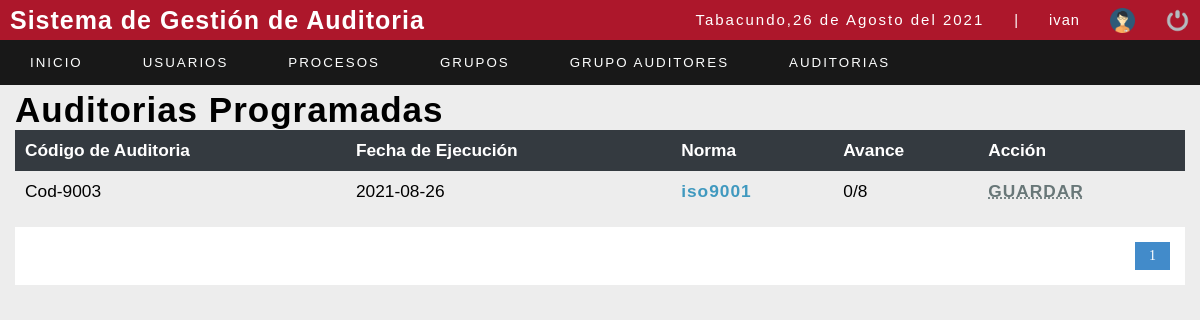
Page /sistema/lista_auditorvistapro.php (signed in) on the earlier database version.
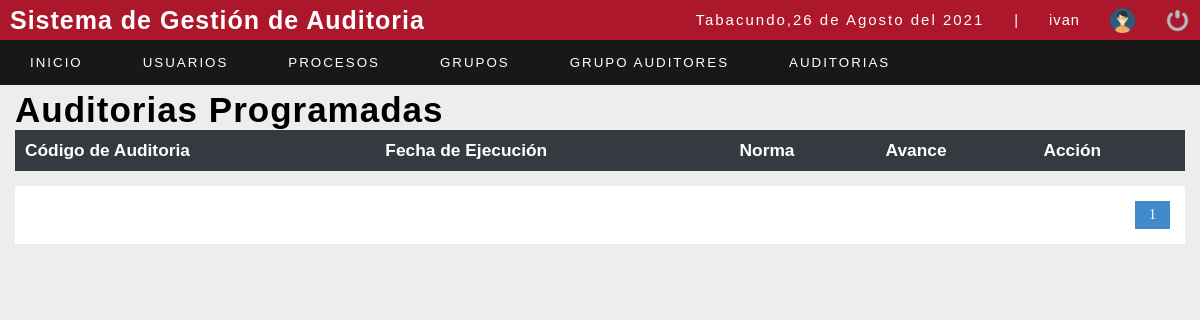
Same page on the later database version.
### tables this page shows
CREATE TABLE `detalleauditoria` (
  `iddetalleauditoria` int(11) NOT NULL,
  `codigoauditoria` varchar(80) NOT NULL,
  `idperiodo` int(11) NOT NULL,
  `fechaejecucion` date NOT NULL,
  `idgrupo` int(11) NOT NULL,
  `fechacreacion` date NOT NULL DEFAULT current_timestamp(),
  `estado` int(11) NOT NULL DEFAULT 1
);

### sistema/includes/funtions.php (called while the page is built, shortened)
<?php
	function fechaC(){
		$mes = array("","Enero",
					  "Febrero",
					  "Marzo",
					  "Abril",
					  "Mayo",
					  "Junio",
					  "Julio",
					  "Agosto",
					  "Septiembre",
					  "Octubre",
					  "Noviembre",
					  "Diciembre");
		return date('d')." de ". $mes[date('n')] . " del " . date('Y');
	}
 ?>

### sistema/lista_auditorvistapro.php (the view, shortened to what this page needs)
<?php
include "../conexion.php";
?>
<!DOCTYPE html>
<html lang="en">
<head>
	<?php include "includes/scripts.php"; ?>
</head>
<body>
	<?php include "includes/header.php"; ?>
	<section id="container">
		<h1> Auditorias Programadas</h1>
		<table>
			<tr>
				<th>Código de Auditoria</th>
				<th>Fecha de Ejecución</th>
				<th>Norma</th>
				<th>Avance</th>
				<th>Acción</th>
			</tr>
			<?php
			$sql_registe = mysqli_query($conection, "SELECT COUNT(*) as total_registro FROM detalleauditoria");
			$result_register = mysqli_fetch_array($sql_registe);
			$total_registro = $result_register['total_registro'];
			$por_pagina = 10;
			if (empty($_GET['pagina'])) {
				$pagina = 1;
			} else {
				$pagina = $_GET['pagina'];
			}
			$desde = ($pagina - 1) * $por_pagina;
			$total_paginas = ceil($total_registro / $por_pagina);
			$query = mysqli_query($conection, "SELECT DISTINCT codigoauditoria,fechaejecucion,nombrenorma,iddetalleauditoria from norma n, grupoauditor ga, detallegrupo dg, detalleauditoria da, usuario u WHERE n.idnorma=ga.idnorma and u.id_user=dg.id_user AND ga.idgrupo=dg.idgrupo AND dg.idgrupo=da.idgrupo AND dg.id_user=2 AND da.estado=1 ORDER BY codigoauditoria ASC LIMIT $desde,$por_pagina");
			$result = mysqli_num_rows($query);
			$total = 0;
			$totalres = 0;
			if ($result > 0) {
				while ($data = mysqli_fetch_array($query)) {
			?>
					<tr>
						<td><?php echo $data[0]; ?></td>
						<td><?php echo $data[1]; ?></td>
						<td><a style="color: #4099BF; font-weight: bold" href="formulario_clausulas.php?id=<?php echo $data[3]; ?>"><?php echo $data[2]; ?></a></td>
						<?php
						$val = $data[2];
						$idda = $data[3];
						$con = mysqli_query($conection, "SELECT COUNT(*) as total FROM clausula c,norma n WHERE n.idnorma=c.idnorma AND n.nombrenorma='$val' ");
						$conres = mysqli_query($conection, "SELECT COUNT(*) as totalre FROM detalleclausula dc , clausula c, norma n, detalleauditoria da WHERE n.idnorma=c.idnorma AND c.idclausula=dc.idclausula AND n.nombrenorma='$val' AND da.iddetalleauditoria=dc.iddetalleauditoria AND dc.iddetalleauditoria=$idda AND dc.documentacionsoporte IS NOT NULL;");
						$result = mysqli_fetch_array($conres);
						$result_register = mysqli_fetch_array($con);
						if (isset($result_register)) {
							$total = $result_register['total'];
						}
						if (isset($result)) {
							$totalres = $result['totalre'];
						}
						?>
						<td><?php echo $totalres; ?>/<?php echo $total; ?></td>
						<?php
							if ($totalres!=0) {
							?>
								<td>
								<a style="color: #00CC63; font-weight: bold" href="guardar_auditoria.php?id=<?php echo $data[3];?> ">GUARDAR</a>
								</td>
							<?php
							} else {
							?>
								<td>
								<a style="color: #687778; font-weight: bold">	<abbr title="Al menos debe haber una clausula calificada">GUARDAR</abbr></a>
								</td>
							<?php
							}
							?>
					</tr>
			<?php
				}
			}
			?>
		</table>
		<div class="paginador">
			<ul>
				<?php
				for ($i = 1; $i <= $total_paginas; $i++) {
					if ($i == $pagina) {
						echo '<li class="pageSelected">' . $i . '</li>';
					} else {
						echo '<li><a href="?pagina=' . $i . '">' . $i . '</a></li>';
					}
				}
				?>
			</ul>
		</div>
	</section>
</body>
</html>

### sistema/includes/scripts.php (shortened to what this page needs)
<link rel="stylesheet" type="text/css" href="css/style.css">
<?php include "funtions.php";?>

### sistema/includes/header.php (shortened to what this page needs)
<header>
		<div class="header">
			<h1 class="relleno">Sistema de Gestión de Auditoria</h1>
			<div class="optionsBar">
				<p>Tabacundo,<?php echo fechaC(); ?></p>
				<span>|</span>
				<span class="user"><?php echo $_SESSION['user']; ?></span>
				<img class="photouser" src="img/user.png" alt="Usuario">
				<a href="exit.php"><img class="close" src="img/salir.png" alt="Salir del sistema" title="Cerrar Sesión"></a>
			</div>
		</div>
    <?php include "nav.php";?>
	</header>

### sistema/includes/nav.php (shortened to what this page needs)
<nav>
	<ul>
		<li><a href="index.php">Inicio</a></li>
		<?php
		if ($_SESSION['rol'] == 1) {
		?>
			<li class="principal">
				<a href="#">Usuarios</a>
			</li>
			<li class="principal">
				<a href="#">Procesos</a>
			</li>
			<li class="principal">
				<a href="#">Grupos</a>
			</li>
			<li class="principal">
				<a href="#">Grupo Auditores</a>
			</li>
			<li class="principal">
				<a href="#">Auditorias</a>
			</li>
		<?php } ?>
	</ul>
</nav>

### sistema/css/style.css (style rules this page uses)
* { margin: 0; padding: 0; box-sizing: border-box; }
body { background: #ededed; }
h1, h2, h3, h4, h5, h6 { font-family: Arial, sans-serif; font-weight: bold; letter-spacing: 1px; }
h1 { font-size: 25px; }
a { text-decoration: none; font-family: Arial, sans-serif; letter-spacing: 1px; }
p { font-family: Arial, sans-serif; letter-spacing: 2px; font-size: 15px; line-height: 20px; }
span { font-family: Arial, sans-serif; letter-spacing: 1px; font-size: 15px; line-height: 20px; }
header { position: fixed; width: 100%; }
.header { color: #fff; background: #AD172B; height: 40px; display: -webkit-flex; display: -moz-flex; display: -ms-flex; display: -o-flex; display: flex; justify-content: space-between; align-items: center; padding: 10px; }
.optionsBar { display: -webkit-flex; display: -moz-flex; display: -ms-flex; display: -o-flex; display: flex; justify-content: center; align-items: center; }
.optionsBar span { color: #fff; font-size: 11pt; font-family: Arial, sans-serif; margin-left: 30px; }
.photouser { margin-left: 30px; width: 25px; height: 25px; }
.close { width: 25px; height: 25px; }
.optionsBar a { display: -webkit-flex; display: -moz-flex; display: -ms-flex; display: -o-flex; display: flex; margin-left: 30px; }
nav ul { background: rgba(0, 0, 0, 0.9); list-style: none; display: -webkit-flex; display: -moz-flex; display: -ms-flex; display: -o-flex; display: flex; justify-content: left; align-items: center; }
nav ul>li a { position: relative; }
nav a { color: #fdfefe; display: block; font-size: 10pt; font-family: Arial, sans-serif; padding: 15px 30px; text-transform: uppercase; letter-spacing: 2px; transition: background 0.5s; }
nav .principal>a { background-position-x: 0%; background-position-y: 0%; background-size: auto auto; background-position: 94% center; background-size: 10px; }
#container { padding: 90px 15px 15px; }
#container h1 { font-size: 35px; display: inline-block; }
table { border-collapse: collapse; font-size: 13pt; font-family: Arial, sans-serif; width: 100%; }
table th { text-align: left; padding: 10px; background: #343A40; color: #fff; }
table tr:nth-child(odd) { background: #fff; }
.paginador ul { padding: 15px; list-style: none; background: #FFF; margin-top: 15px; display: -webkit-flex; display: -moz-flex; display: -ms-flex; display: -o-flex; display: flex; justify-content: flex-end; }
.paginador a, .pageSelected { color: #428bca; border: 1px solid #ddd; padding: 5px; display: inline-block; font-size: 14px; text-align: center; width: 35px; }
.pageSelected { color: #FFF; background: #428bca; border: 1px solid #428bca; }
table td { padding: 10px; }

Differences in the rows shown:
no longer on this page (row edited): detalleauditoria: codigoauditoria "Cod-9003", fechaejecucion "2021-08-26", data "iso9001", totalres "0", total "8"
